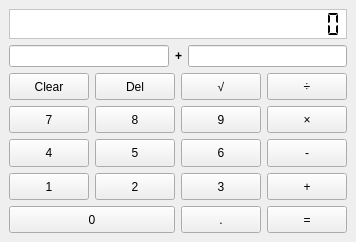
<?xml version="1.0" encoding="UTF-8"?>
<ui version="4.0">
 <class>Calculator</class>
 <widget class="QMainWindow" name="Calculator">
  <property name="geometry">
   <rect>
    <x>0</x>
    <y>0</y>
    <width>353</width>
    <height>242</height>
   </rect>
  </property>
  <property name="sizePolicy">
   <sizepolicy hsizetype="Expanding" vsizetype="Expanding">
    <horstretch>0</horstretch>
    <verstretch>0</verstretch>
   </sizepolicy>
  </property>
  <property name="windowTitle">
   <string>MainWindow</string>
  </property>
  <widget class="QWidget" name="centralwidget">
   <property name="sizePolicy">
    <sizepolicy hsizetype="Expanding" vsizetype="Expanding">
     <horstretch>0</horstretch>
     <verstretch>0</verstretch>
    </sizepolicy>
   </property>
   <layout class="QVBoxLayout" name="verticalLayout">
    <item>
     <widget class="QLCDNumber" name="result">
      <property name="minimumSize">
       <size>
        <width>0</width>
        <height>30</height>
       </size>
      </property>
      <property name="font">
       <font>
        <pointsize>9</pointsize>
        <weight>50</weight>
        <bold>false</bold>
       </font>
      </property>
      <property name="styleSheet">
       <string notr="true">background-color: rgb(255, 255, 255);</string>
      </property>
      <property name="frameShape">
       <enum>QFrame::StyledPanel</enum>
      </property>
      <property name="digitCount">
       <number>25</number>
      </property>
      <property name="segmentStyle">
       <enum>QLCDNumber::Flat</enum>
      </property>
     </widget>
    </item>
    <item>
     <layout class="QHBoxLayout" name="horizontalLayout">
      <item>
       <widget class="QLineEdit" name="lhs">
        <property name="focusPolicy">
         <enum>Qt::NoFocus</enum>
        </property>
        <property name="frame">
         <bool>true</bool>
        </property>
        <property name="readOnly">
         <bool>false</bool>
        </property>
       </widget>
      </item>
      <item>
       <widget class="QLabel" name="operationText">
        <property name="font">
         <font>
          <weight>75</weight>
          <bold>true</bold>
         </font>
        </property>
        <property name="text">
         <string>+</string>
        </property>
       </widget>
      </item>
      <item>
       <widget class="QLineEdit" name="rhs">
        <property name="focusPolicy">
         <enum>Qt::NoFocus</enum>
        </property>
        <property name="readOnly">
         <bool>false</bool>
        </property>
       </widget>
      </item>
     </layout>
    </item>
    <item>
     <layout class="QGridLayout" name="gridLayout" rowstretch="0,0,0,0,0" columnstretch="0,0,0,0">
      <property name="sizeConstraint">
       <enum>QLayout::SetDefaultConstraint</enum>
      </property>
      <item row="1" column="3">
       <widget class="QPushButton" name="btnMultiply">
        <property name="sizePolicy">
         <sizepolicy hsizetype="Expanding" vsizetype="Expanding">
          <horstretch>0</horstretch>
          <verstretch>0</verstretch>
         </sizepolicy>
        </property>
        <property name="focusPolicy">
         <enum>Qt::NoFocus</enum>
        </property>
        <property name="accessibleName">
         <string>multiplication</string>
        </property>
        <property name="text">
         <string>×</string>
        </property>
        <property name="shortcut">
         <string>*</string>
        </property>
        <attribute name="buttonGroup">
         <string notr="true">operationGroup</string>
        </attribute>
       </widget>
      </item>
      <item row="2" column="1">
       <widget class="QPushButton" name="btn5">
        <property name="sizePolicy">
         <sizepolicy hsizetype="Expanding" vsizetype="Expanding">
          <horstretch>0</horstretch>
          <verstretch>0</verstretch>
         </sizepolicy>
        </property>
        <property name="focusPolicy">
         <enum>Qt::NoFocus</enum>
        </property>
        <property name="text">
         <string>5</string>
        </property>
        <property name="shortcut">
         <string>5</string>
        </property>
        <attribute name="buttonGroup">
         <string notr="true">inputGroup</string>
        </attribute>
       </widget>
      </item>
      <item row="2" column="0">
       <widget class="QPushButton" name="btn4">
        <property name="sizePolicy">
         <sizepolicy hsizetype="Expanding" vsizetype="Expanding">
          <horstretch>0</horstretch>
          <verstretch>0</verstretch>
         </sizepolicy>
        </property>
        <property name="focusPolicy">
         <enum>Qt::NoFocus</enum>
        </property>
        <property name="text">
         <string>4</string>
        </property>
        <property name="shortcut">
         <string>4</string>
        </property>
        <attribute name="buttonGroup">
         <string notr="true">inputGroup</string>
        </attribute>
       </widget>
      </item>
      <item row="1" column="0">
       <widget class="QPushButton" name="btn7">
        <property name="sizePolicy">
         <sizepolicy hsizetype="Expanding" vsizetype="Expanding">
          <horstretch>0</horstretch>
          <verstretch>0</verstretch>
         </sizepolicy>
        </property>
        <property name="focusPolicy">
         <enum>Qt::NoFocus</enum>
        </property>
        <property name="text">
         <string>7</string>
        </property>
        <property name="shortcut">
         <string>7</string>
        </property>
        <attribute name="buttonGroup">
         <string notr="true">inputGroup</string>
        </attribute>
       </widget>
      </item>
      <item row="0" column="3">
       <widget class="QPushButton" name="btnDivide">
        <property name="sizePolicy">
         <sizepolicy hsizetype="Expanding" vsizetype="Expanding">
          <horstretch>0</horstretch>
          <verstretch>0</verstretch>
         </sizepolicy>
        </property>
        <property name="focusPolicy">
         <enum>Qt::NoFocus</enum>
        </property>
        <property name="accessibleName">
         <string>division</string>
        </property>
        <property name="text">
         <string>÷</string>
        </property>
        <property name="shortcut">
         <string>/</string>
        </property>
        <attribute name="buttonGroup">
         <string notr="true">operationGroup</string>
        </attribute>
       </widget>
      </item>
      <item row="2" column="2">
       <widget class="QPushButton" name="btn6">
        <property name="sizePolicy">
         <sizepolicy hsizetype="Expanding" vsizetype="Expanding">
          <horstretch>0</horstretch>
          <verstretch>0</verstretch>
         </sizepolicy>
        </property>
        <property name="focusPolicy">
         <enum>Qt::NoFocus</enum>
        </property>
        <property name="text">
         <string>6</string>
        </property>
        <property name="shortcut">
         <string>6</string>
        </property>
        <attribute name="buttonGroup">
         <string notr="true">inputGroup</string>
        </attribute>
       </widget>
      </item>
      <item row="0" column="2">
       <widget class="QPushButton" name="btnSqrt">
        <property name="sizePolicy">
         <sizepolicy hsizetype="Expanding" vsizetype="Expanding">
          <horstretch>0</horstretch>
          <verstretch>0</verstretch>
         </sizepolicy>
        </property>
        <property name="focusPolicy">
         <enum>Qt::NoFocus</enum>
        </property>
        <property name="accessibleName">
         <string>square root</string>
        </property>
        <property name="text">
         <string>√</string>
        </property>
        <property name="shortcut">
         <string>R</string>
        </property>
        <attribute name="buttonGroup">
         <string notr="true">operationGroup</string>
        </attribute>
       </widget>
      </item>
      <item row="2" column="3">
       <widget class="QPushButton" name="btnMinus">
        <property name="sizePolicy">
         <sizepolicy hsizetype="Expanding" vsizetype="Expanding">
          <horstretch>0</horstretch>
          <verstretch>0</verstretch>
         </sizepolicy>
        </property>
        <property name="focusPolicy">
         <enum>Qt::NoFocus</enum>
        </property>
        <property name="accessibleName">
         <string>subtraction</string>
        </property>
        <property name="text">
         <string>-</string>
        </property>
        <property name="shortcut">
         <string>-</string>
        </property>
        <attribute name="buttonGroup">
         <string notr="true">operationGroup</string>
        </attribute>
       </widget>
      </item>
      <item row="3" column="0">
       <widget class="QPushButton" name="btn1">
        <property name="sizePolicy">
         <sizepolicy hsizetype="Expanding" vsizetype="Expanding">
          <horstretch>0</horstretch>
          <verstretch>0</verstretch>
         </sizepolicy>
        </property>
        <property name="minimumSize">
         <size>
          <width>80</width>
          <height>0</height>
         </size>
        </property>
        <property name="sizeIncrement">
         <size>
          <width>5</width>
          <height>5</height>
         </size>
        </property>
        <property name="baseSize">
         <size>
          <width>10</width>
          <height>10</height>
         </size>
        </property>
        <property name="focusPolicy">
         <enum>Qt::NoFocus</enum>
        </property>
        <property name="text">
         <string>1</string>
        </property>
        <property name="shortcut">
         <string>1</string>
        </property>
        <property name="flat">
         <bool>false</bool>
        </property>
        <attribute name="buttonGroup">
         <string notr="true">inputGroup</string>
        </attribute>
       </widget>
      </item>
      <item row="3" column="1">
       <widget class="QPushButton" name="btn2">
        <property name="sizePolicy">
         <sizepolicy hsizetype="Expanding" vsizetype="Expanding">
          <horstretch>0</horstretch>
          <verstretch>0</verstretch>
         </sizepolicy>
        </property>
        <property name="focusPolicy">
         <enum>Qt::NoFocus</enum>
        </property>
        <property name="text">
         <string>2</string>
        </property>
        <property name="shortcut">
         <string>2</string>
        </property>
        <attribute name="buttonGroup">
         <string notr="true">inputGroup</string>
        </attribute>
       </widget>
      </item>
      <item row="3" column="2">
       <widget class="QPushButton" name="btn3">
        <property name="sizePolicy">
         <sizepolicy hsizetype="Expanding" vsizetype="Expanding">
          <horstretch>0</horstretch>
          <verstretch>0</verstretch>
         </sizepolicy>
        </property>
        <property name="focusPolicy">
         <enum>Qt::NoFocus</enum>
        </property>
        <property name="text">
         <string>3</string>
        </property>
        <property name="shortcut">
         <string>3</string>
        </property>
        <attribute name="buttonGroup">
         <string notr="true">inputGroup</string>
        </attribute>
       </widget>
      </item>
      <item row="3" column="3">
       <widget class="QPushButton" name="btnAdd">
        <property name="sizePolicy">
         <sizepolicy hsizetype="Expanding" vsizetype="Expanding">
          <horstretch>0</horstretch>
          <verstretch>0</verstretch>
         </sizepolicy>
        </property>
        <property name="focusPolicy">
         <enum>Qt::NoFocus</enum>
        </property>
        <property name="accessibleName">
         <string>addition</string>
        </property>
        <property name="text">
         <string>+</string>
        </property>
        <property name="shortcut">
         <string>+</string>
        </property>
        <attribute name="buttonGroup">
         <string notr="true">operationGroup</string>
        </attribute>
       </widget>
      </item>
      <item row="4" column="0" colspan="2">
       <widget class="QPushButton" name="btn0">
        <property name="sizePolicy">
         <sizepolicy hsizetype="Expanding" vsizetype="Expanding">
          <horstretch>0</horstretch>
          <verstretch>0</verstretch>
         </sizepolicy>
        </property>
        <property name="focusPolicy">
         <enum>Qt::NoFocus</enum>
        </property>
        <property name="text">
         <string>0</string>
        </property>
        <property name="shortcut">
         <string>0</string>
        </property>
        <attribute name="buttonGroup">
         <string notr="true">inputGroup</string>
        </attribute>
       </widget>
      </item>
      <item row="4" column="2">
       <widget class="QPushButton" name="btnDot">
        <property name="sizePolicy">
         <sizepolicy hsizetype="Expanding" vsizetype="Expanding">
          <horstretch>0</horstretch>
          <verstretch>0</verstretch>
         </sizepolicy>
        </property>
        <property name="focusPolicy">
         <enum>Qt::NoFocus</enum>
        </property>
        <property name="text">
         <string>.</string>
        </property>
        <property name="shortcut">
         <string>.</string>
        </property>
        <attribute name="buttonGroup">
         <string notr="true">inputGroup</string>
        </attribute>
       </widget>
      </item>
      <item row="4" column="3">
       <widget class="QPushButton" name="btnEquals">
        <property name="sizePolicy">
         <sizepolicy hsizetype="Expanding" vsizetype="Expanding">
          <horstretch>0</horstretch>
          <verstretch>0</verstretch>
         </sizepolicy>
        </property>
        <property name="focusPolicy">
         <enum>Qt::NoFocus</enum>
        </property>
        <property name="accessibleName">
         <string>equals</string>
        </property>
        <property name="text">
         <string>=</string>
        </property>
        <property name="shortcut">
         <string>Enter</string>
        </property>
       </widget>
      </item>
      <item row="1" column="1">
       <widget class="QPushButton" name="btn8">
        <property name="sizePolicy">
         <sizepolicy hsizetype="Expanding" vsizetype="Expanding">
          <horstretch>0</horstretch>
          <verstretch>0</verstretch>
         </sizepolicy>
        </property>
        <property name="focusPolicy">
         <enum>Qt::NoFocus</enum>
        </property>
        <property name="text">
         <string>8</string>
        </property>
        <property name="shortcut">
         <string>8</string>
        </property>
        <attribute name="buttonGroup">
         <string notr="true">inputGroup</string>
        </attribute>
       </widget>
      </item>
      <item row="1" column="2">
       <widget class="QPushButton" name="btn9">
        <property name="sizePolicy">
         <sizepolicy hsizetype="Expanding" vsizetype="Expanding">
          <horstretch>0</horstretch>
          <verstretch>0</verstretch>
         </sizepolicy>
        </property>
        <property name="focusPolicy">
         <enum>Qt::NoFocus</enum>
        </property>
        <property name="text">
         <string>9</string>
        </property>
        <property name="shortcut">
         <string>9</string>
        </property>
        <attribute name="buttonGroup">
         <string notr="true">inputGroup</string>
        </attribute>
       </widget>
      </item>
      <item row="0" column="0">
       <widget class="QPushButton" name="btnClear">
        <property name="sizePolicy">
         <sizepolicy hsizetype="Expanding" vsizetype="Expanding">
          <horstretch>0</horstretch>
          <verstretch>0</verstretch>
         </sizepolicy>
        </property>
        <property name="focusPolicy">
         <enum>Qt::NoFocus</enum>
        </property>
        <property name="accessibleName">
         <string>clear</string>
        </property>
        <property name="text">
         <string>Clear</string>
        </property>
        <property name="shortcut">
         <string>Del</string>
        </property>
       </widget>
      </item>
      <item row="0" column="1">
       <widget class="QPushButton" name="btnDelete">
        <property name="sizePolicy">
         <sizepolicy hsizetype="Expanding" vsizetype="Expanding">
          <horstretch>0</horstretch>
          <verstretch>0</verstretch>
         </sizepolicy>
        </property>
        <property name="focusPolicy">
         <enum>Qt::NoFocus</enum>
        </property>
        <property name="accessibleName">
         <string>delete</string>
        </property>
        <property name="text">
         <string>Del</string>
        </property>
        <property name="shortcut">
         <string>Backspace</string>
        </property>
       </widget>
      </item>
     </layout>
    </item>
   </layout>
  </widget>
  <widget class="QMenuBar" name="menubar">
   <property name="geometry">
    <rect>
     <x>0</x>
     <y>0</y>
     <width>353</width>
     <height>20</height>
    </rect>
   </property>
  </widget>
 </widget>
 <resources/>
 <connections/>
 <buttongroups>
  <buttongroup name="inputGroup"/>
  <buttongroup name="operationGroup"/>
 </buttongroups>
</ui>
